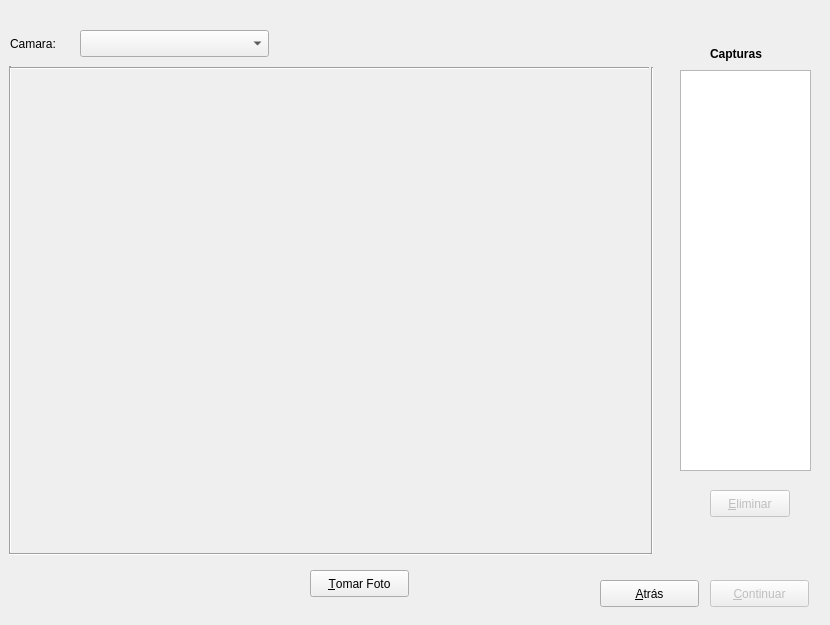
<?xml version="1.0" encoding="UTF-8"?>
<ui version="4.0">
 <class>agregar_usur_Foto</class>
 <widget class="QDialog" name="agregar_usur_Foto">
  <property name="geometry">
   <rect>
    <x>0</x>
    <y>0</y>
    <width>830</width>
    <height>625</height>
   </rect>
  </property>
  <property name="focusPolicy">
   <enum>Qt::NoFocus</enum>
  </property>
  <property name="windowTitle">
   <string>Asistente para agregar nuevo usuario</string>
  </property>
  <widget class="Line" name="line_2">
   <property name="geometry">
    <rect>
     <x>9</x>
     <y>546</y>
     <width>642</width>
     <height>16</height>
    </rect>
   </property>
   <property name="orientation">
    <enum>Qt::Horizontal</enum>
   </property>
  </widget>
  <widget class="Line" name="line_3">
   <property name="geometry">
    <rect>
     <x>0</x>
     <y>66</y>
     <width>20</width>
     <height>487</height>
    </rect>
   </property>
   <property name="orientation">
    <enum>Qt::Vertical</enum>
   </property>
  </widget>
  <widget class="QLabel" name="lbl_ImageDisplay">
   <property name="geometry">
    <rect>
     <x>10</x>
     <y>69</y>
     <width>640</width>
     <height>480</height>
    </rect>
   </property>
   <property name="focusPolicy">
    <enum>Qt::ClickFocus</enum>
   </property>
   <property name="text">
    <string/>
   </property>
  </widget>
  <widget class="Line" name="line_4">
   <property name="geometry">
    <rect>
     <x>642</x>
     <y>67</y>
     <width>20</width>
     <height>487</height>
    </rect>
   </property>
   <property name="orientation">
    <enum>Qt::Vertical</enum>
   </property>
  </widget>
  <widget class="Line" name="line">
   <property name="geometry">
    <rect>
     <x>10</x>
     <y>60</y>
     <width>639</width>
     <height>16</height>
    </rect>
   </property>
   <property name="orientation">
    <enum>Qt::Horizontal</enum>
   </property>
  </widget>
  <widget class="QPushButton" name="Btn_Eliminar">
   <property name="enabled">
    <bool>false</bool>
   </property>
   <property name="geometry">
    <rect>
     <x>710</x>
     <y>490</y>
     <width>80</width>
     <height>27</height>
    </rect>
   </property>
   <property name="focusPolicy">
    <enum>Qt::TabFocus</enum>
   </property>
   <property name="text">
    <string>&amp;Eliminar</string>
   </property>
  </widget>
  <widget class="QPushButton" name="Btn_TomarFoto">
   <property name="geometry">
    <rect>
     <x>310</x>
     <y>570</y>
     <width>99</width>
     <height>27</height>
    </rect>
   </property>
   <property name="focusPolicy">
    <enum>Qt::TabFocus</enum>
   </property>
   <property name="text">
    <string>&amp;Tomar Foto</string>
   </property>
  </widget>
  <widget class="QPushButton" name="Btn_Atras">
   <property name="geometry">
    <rect>
     <x>600</x>
     <y>580</y>
     <width>99</width>
     <height>27</height>
    </rect>
   </property>
   <property name="text">
    <string>&amp;Atrás</string>
   </property>
  </widget>
  <widget class="QPushButton" name="Btn_Continuar">
   <property name="enabled">
    <bool>false</bool>
   </property>
   <property name="geometry">
    <rect>
     <x>710</x>
     <y>580</y>
     <width>99</width>
     <height>27</height>
    </rect>
   </property>
   <property name="text">
    <string>&amp;Continuar</string>
   </property>
  </widget>
  <widget class="QComboBox" name="comBox_CamarasList">
   <property name="geometry">
    <rect>
     <x>80</x>
     <y>30</y>
     <width>189</width>
     <height>27</height>
    </rect>
   </property>
  </widget>
  <widget class="QLabel" name="lb">
   <property name="geometry">
    <rect>
     <x>10</x>
     <y>30</y>
     <width>65</width>
     <height>27</height>
    </rect>
   </property>
   <property name="text">
    <string>Camara:</string>
   </property>
  </widget>
  <widget class="QLabel" name="label_4">
   <property name="geometry">
    <rect>
     <x>710</x>
     <y>40</y>
     <width>71</width>
     <height>27</height>
    </rect>
   </property>
   <property name="font">
    <font>
     <weight>75</weight>
     <bold>true</bold>
    </font>
   </property>
   <property name="text">
    <string>Capturas</string>
   </property>
  </widget>
  <widget class="QListView" name="lview_Capturas">
   <property name="geometry">
    <rect>
     <x>680</x>
     <y>70</y>
     <width>131</width>
     <height>401</height>
    </rect>
   </property>
  </widget>
 </widget>
 <resources/>
 <connections/>
</ui>
